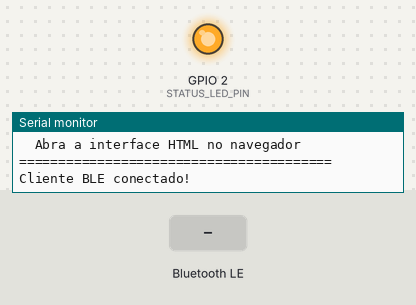
Bench run of a program on a simulated ESP32-C3. Shown: output pins drawn as LEDs (lit = HIGH), the last lines printed to the serial monitor. Inputs (shaded band) come from the test bench. Nothing arrives over Bluetooth unless stated; a phone connects over Bluetooth LE 3 s after start.

Above: at 4.5 s.
4.6 s: Bluetooth LE write "0" received
At 5.3 s:
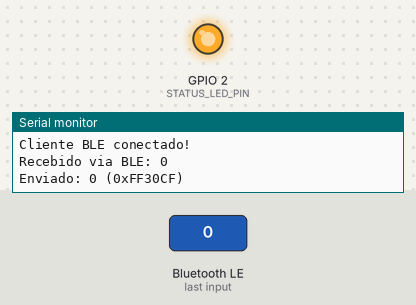
6.1 s: Bluetooth LE write "2" received
At 6.8 s:
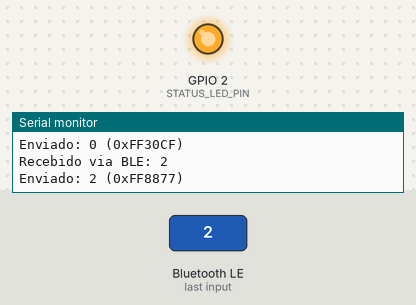
Timing chart, 0 to 9.1 s (numbered marks = the images above; inputs shaded):
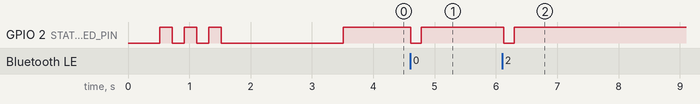

Measured:
- after the input at 4.6 s, GPIO 2 (STATUS_LED_PIN): HIGH → LOW at once, → HIGH 0.17 s later
- after the input at 6.1 s, GPIO 2 (STATUS_LED_PIN): HIGH → LOW at once, → HIGH 0.17 s later

The program:

main.cpp
```cpp
/*
 * FIRMWARE EMISSOR IR - ESP32 Controle JH021 (BLE)
 * GPIO 15: LED IR Emissor
 * GPIO 2: LED Status (onboard)
 * Comunicação: Bluetooth Low Energy (BLE)
 */

#include <Arduino.h>
#include <BLEDevice.h>
#include <BLEServer.h>
#include <BLEUtils.h>
#include <BLE2902.h>
#include <IRsend.h>

const uint16_t IR_LED_PIN = 15;
const uint16_t STATUS_LED_PIN = 2;
IRsend irsend(IR_LED_PIN);

// UUIDs para BLE Service e Characteristic
#define SERVICE_UUID        "4fafc201-1fb5-459e-8fcc-c5c9c331914b"
#define CHARACTERISTIC_UUID "beb5483e-36e1-4688-b7f5-ea07361b26a8"

BLEServer* pServer = NULL;
BLECharacteristic* pCharacteristic = NULL;
bool deviceConnected = false;
bool oldDeviceConnected = false;

struct IRMapping {
    const char* cmd;
    uint64_t code;
};

const IRMapping webToIR[] = {
    {"POWER", 0xFF00FFULL},
    {"UP", 0xFF807FULL},
    {"12_24", 0xFF40BFULL},
    {"LEFT", 0xFF20FFULL},
    {"OK", 0xFFA05FULL},
    {"RIGHT", 0xFF609FULL},
    {"EXIT", 0xFF10EFULL},
    {"DOWN", 0xFF906FULL},
    {"SET", 0xFF50AFULL},
    {"0", 0xFF30CFULL},
    {"STOPWATCH", 0xFFB04FULL},
    {"AL", 0xFF708FULL},
    {"1", 0xFF08F7ULL},
    {"2", 0xFF8877ULL},
    {"3", 0xFF48B7ULL},
    {"4", 0xFF28D7ULL},
    {"5", 0xFFA857ULL},
    {"6", 0xFF6897ULL},
    {"7", 0xFF18E7ULL},
    {"8", 0xFF9867ULL},
    {"9", 0xFF58A7ULL}
};

const int TOTAL_CODES = sizeof(webToIR) / sizeof(webToIR[0]);
decode_type_t PROTOCOL = NEC;
uint16_t BITS = 32;

// Callback para conexões BLE
class MyServerCallbacks: public BLEServerCallbacks {
    void onConnect(BLEServer* pServer) {
        deviceConnected = true;
        Serial.println("Cliente BLE conectado!");
        digitalWrite(STATUS_LED_PIN, HIGH);
    };

    void onDisconnect(BLEServer* pServer) {
        deviceConnected = false;
        Serial.println("Cliente BLE desconectado!");
        digitalWrite(STATUS_LED_PIN, LOW);
    }
};

// Callback para receber comandos via BLE
class MyCallbacks: public BLECharacteristicCallbacks {
    void onWrite(BLECharacteristic *pCharacteristic) {
        String cmd = String(pCharacteristic->getValue().c_str());
        cmd.trim();

        if (cmd.length() > 0) {
            Serial.printf("Recebido via BLE: %s\n", cmd.c_str());

            uint64_t irCode = 0;
            bool found = false;

            for (int i = 0; i < TOTAL_CODES; i++) {
                if (cmd == webToIR[i].cmd) {
                    irCode = webToIR[i].code;
                    found = true;
                    break;
                }
            }

            if (found && irCode != 0) {
                digitalWrite(STATUS_LED_PIN, LOW);
                irsend.send(PROTOCOL, irCode, BITS);
                Serial.printf("Enviado: %s (0x%llX)\n", cmd.c_str(), (unsigned long long)irCode);
                delay(100);
                digitalWrite(STATUS_LED_PIN, HIGH);

                // Envia confirmação de volta
                pCharacteristic->setValue("OK");
                pCharacteristic->notify();
            } else {
                Serial.printf("Comando nao encontrado: %s\n", cmd.c_str());
                pCharacteristic->setValue("ERROR");
                pCharacteristic->notify();
            }
        }
    }
};

void setup() {
    Serial.begin(115200);
    delay(500);

    pinMode(STATUS_LED_PIN, OUTPUT);
    digitalWrite(STATUS_LED_PIN, LOW);

    Serial.println("\n========================================");
    Serial.println("  EMISSOR IR BLE - CONTROLE JH021");
    Serial.println("========================================\n");

    irsend.begin();
    Serial.printf("Emissor IR: GPIO %d\n", IR_LED_PIN);

    Serial.println("Inicializando BLE...");

    // Inicializa BLE com nome do dispositivo
    BLEDevice::init("ESP32-JH021");

    // Aumenta potência do BLE para máximo alcance
    BLEDevice::setPower(ESP_PWR_LVL_P9);  // +9dBm (potência máxima)
    Serial.println("Potencia BLE: +9dBm (maximo alcance)");

    // Cria servidor BLE
    pServer = BLEDevice::createServer();
    pServer->setCallbacks(new MyServerCallbacks());

    // Cria serviço BLE
    BLEService *pService = pServer->createService(SERVICE_UUID);

    // Cria característica BLE (leitura/escrita/notificação)
    pCharacteristic = pService->createCharacteristic(
                        CHARACTERISTIC_UUID,
                        BLECharacteristic::PROPERTY_READ   |
                        BLECharacteristic::PROPERTY_WRITE  |
                        BLECharacteristic::PROPERTY_NOTIFY
                      );

    pCharacteristic->setCallbacks(new MyCallbacks());

    // Adiciona descritor para notificações
    pCharacteristic->addDescriptor(new BLE2902());

    // Inicia o serviço
    pService->start();

    // Inicia advertising (transmissão BLE)
    BLEAdvertising *pAdvertising = BLEDevice::getAdvertising();
    pAdvertising->addServiceUUID(SERVICE_UUID);
    pAdvertising->setScanResponse(true);
    pAdvertising->setMinPreferred(0x06);
    pAdvertising->setMinPreferred(0x12);
    BLEDevice::startAdvertising();

    Serial.println("BLE iniciado com sucesso!");
    Serial.println("  Nome: ESP32-JH021");
    Serial.println("  Aguardando conexao...\n");

    // Pisca LED para indicar pronto
    for (int i = 0; i < 3; i++) {
        digitalWrite(STATUS_LED_PIN, HIGH);
        delay(200);
        digitalWrite(STATUS_LED_PIN, LOW);
        delay(200);
    }

    Serial.println("========================================");
    Serial.println("         PRONTO PARA USO!");
    Serial.println("========================================");
    Serial.println("  Dispositivo BLE: ESP32-JH021");
    Serial.println("  Abra a interface HTML no navegador");
    Serial.println("========================================\n");
}

void loop() {
    // Reconecta se desconectado
    if (!deviceConnected && oldDeviceConnected) {
        delay(500);
        pServer->startAdvertising();
        Serial.println("Aguardando nova conexao...");
        oldDeviceConnected = deviceConnected;
    }

    // Conectado
    if (deviceConnected && !oldDeviceConnected) {
        oldDeviceConnected = deviceConnected;
    }

    delay(10);
}
```
